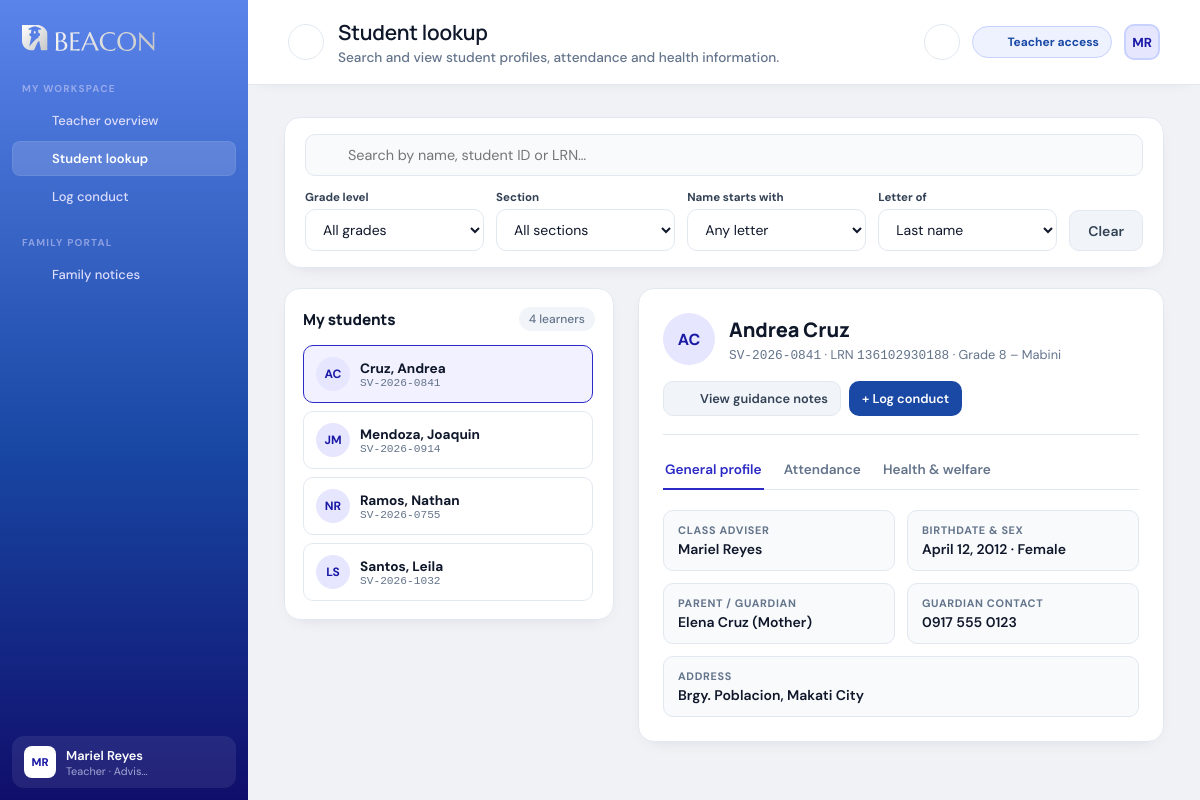
Page /student_search.php (signed in) on the committed database.
### tables this page shows
CREATE TABLE users (
    id                   INT UNSIGNED NOT NULL AUTO_INCREMENT PRIMARY KEY,
    role_id              TINYINT UNSIGNED NOT NULL,
    email                VARCHAR(190) NOT NULL,
    password_hash        VARCHAR(255) NOT NULL,
    first_name           VARCHAR(80)  NOT NULL,
    last_name            VARCHAR(80)  NOT NULL,
    title                VARCHAR(100) NULL,
    phone                VARCHAR(30)  NULL,
    status               ENUM('active','disabled') NOT NULL DEFAULT 'active',
    must_change_password TINYINT(1)   NOT NULL DEFAULT 0,
    last_login_at        DATETIME     NULL,
    last_seen_at         DATETIME     NULL,         
    created_by           INT UNSIGNED NULL,
    created_at           DATETIME     NOT NULL DEFAULT CURRENT_TIMESTAMP,
    updated_at           DATETIME     NOT NULL DEFAULT CURRENT_TIMESTAMP ON UPDATE CURRENT_TIMESTAMP,
    UNIQUE KEY uq_users_email (email),
    KEY idx_users_role (role_id),
    CONSTRAINT fk_users_role       FOREIGN KEY (role_id)    REFERENCES roles(id),
    CONSTRAINT fk_users_created_by FOREIGN KEY (created_by) REFERENCES users(id)
);

CREATE TABLE roles (
    id          TINYINT UNSIGNED NOT NULL PRIMARY KEY,
    code        VARCHAR(20)  NOT NULL,
    label       VARCHAR(50)  NOT NULL,
    UNIQUE KEY uq_roles_code (code)
);

CREATE TABLE students (
    id                INT UNSIGNED NOT NULL AUTO_INCREMENT PRIMARY KEY,
    student_no        VARCHAR(20)  NOT NULL,        
    lrn               CHAR(12)     NULL,
    first_name        VARCHAR(80)  NOT NULL,
    middle_name       VARCHAR(80)  NULL,
    last_name         VARCHAR(80)  NOT NULL,
    birthdate         DATE         NOT NULL,        
    sex               ENUM('F','M') NOT NULL,
    section_id        INT UNSIGNED NULL,
    address           VARCHAR(255) NULL,
    guardian_name     VARCHAR(120) NULL,
    guardian_relation VARCHAR(40)  NULL,
    guardian_contact  VARCHAR(30)  NULL,
    status            ENUM('enrolled','transferred','graduated','inactive') NOT NULL DEFAULT 'enrolled',
    created_at        DATETIME     NOT NULL DEFAULT CURRENT_TIMESTAMP,
    updated_at        DATETIME     NOT NULL DEFAULT CURRENT_TIMESTAMP ON UPDATE CURRENT_TIMESTAMP,
    UNIQUE KEY uq_students_no (student_no),
    UNIQUE KEY uq_students_lrn (lrn),
    KEY idx_students_section (section_id),
    KEY idx_students_name (last_name, first_name),
    CONSTRAINT fk_students_section FOREIGN KEY (section_id) REFERENCES sections(id) ON DELETE SET NULL
);

CREATE TABLE sections (
    id           INT UNSIGNED NOT NULL AUTO_INCREMENT PRIMARY KEY,
    grade_level  TINYINT UNSIGNED NOT NULL,
    name         VARCHAR(60)  NOT NULL,
    school_year  CHAR(9)      NOT NULL,             
    adviser_id   INT UNSIGNED NULL,
    UNIQUE KEY uq_sections (grade_level, name, school_year),
    CONSTRAINT fk_sections_adviser FOREIGN KEY (adviser_id) REFERENCES users(id)
);

### student_search.php (the view, shortened to what the rows shown need)
<?php
require __DIR__ . '/inc/bootstrap.php';
require __DIR__ . '/inc/layout.php';
$user = require_page('student_search');
$students = visible_students($user);
$selectedId = (int)query('id', 0);
$active = $selectedId ? find_student($user, $selectedId) : ($students[0] ?? null);
$activeId = $active ? (int)$active['id'] : 0;
if ($active) {
    $hasCase  = has_open_guidance_case($activeId);
    $canNotes = $hasCase && can('guidance.summary.read', $user);
}
$rosterTitle = $user['role'] === 'teacher' ? 'My students' : 'All enrolled students';
layout_start($user, 'search', 'Student lookup', 'Search and view student profiles, attendance and health information.');
?>
<?php if (!$students): ?>
    <div class="card"><div class="empty">No students to show yet<?= $user['role'] === 'teacher' ? ' — no section is assigned to you.' : '.' ?></div></div>
<?php else: ?>
<div class="lookup-grid">
    <div class="card" style="padding: 18px; margin-bottom: 0;">
        <div style="display: flex; justify-content: space-between; align-items: center; margin-bottom: 14px;">
            <div class="card-title" style="font-size: 0.95rem;"><?= e($rosterTitle) ?></div>
            <span class="badge badge-gray" id="studentCountBadge"><?= count($students) ?> learners</span>
        </div>
        <div id="studentList" class="roster">
            <?php foreach ($students as $s): $isActive = (int)$s['id'] === $activeId; ?>
                <a href="student_search.php?id=<?= (int)$s['id'] ?>"
                   class="roster-item<?= $isActive ? ' active' : '' ?>"
                   <?= $isActive ? 'aria-current="true"' : '' ?>
                   data-grade="<?= (int)$s['grade_level'] ?>" data-section="<?= (int)$s['section_id'] ?>"
                   data-first="<?= e(strtoupper(mb_substr($s['first_name'], 0, 1))) ?>" data-last="<?= e(strtoupper(mb_substr($s['last_name'], 0, 1))) ?>"
                   data-search="<?= e(strtolower(student_name($s) . ' ' . $s['last_name'] . ' ' . $s['student_no'] . ' ' . $s['lrn'])) ?>">
                    <div class="roster-avatar"><?= e(student_initials($s)) ?></div>
                    <div style="overflow: hidden;">
                        <strong><?= e($s['last_name'] . ', ' . $s['first_name']) ?></strong>
                        <span class="mono"><?= e($s['student_no']) ?><?= $user['role'] !== 'teacher' && $s['grade_level'] ? ' · G' . e($s['grade_level']) . ' ' . e($s['section_name']) : '' ?></span>
                    </div>
                </a>
            <?php endforeach; ?>
        </div>
    </div>
    <?php if ($active): ?>
    <div class="card" style="padding: 24px; margin-bottom: 0;">
        <div style="display: flex; justify-content: space-between; align-items: flex-start; gap: 16px; border-bottom: 1px solid var(--border); padding-bottom: 18px; margin-bottom: 20px; flex-wrap: wrap;">
            <div style="display: flex; gap: 14px; align-items: center;">
                <div class="roster-avatar" style="width: 52px; height: 52px; font-size: 1rem;"><?= e(student_initials($active)) ?></div>
                <div>
                    <h2 style="font-family: 'Manrope', sans-serif; font-size: 1.25rem; font-weight: 800; color: #0f172a; margin: 0;"><?= e(student_name($active)) ?></h2>
                    <p class="muted" style="font-size: 0.8rem; margin: 3px 0 0;">
                        <span class="mono"><?= e($active['student_no']) ?></span>
                        <?php if ($active['lrn']): ?> · LRN <span class="mono"><?= e($active['lrn']) ?></span><?php endif; ?>
                        <?php if ($active['grade_level']): ?> · Grade <?= e($active['grade_level']) ?> – <?= e($active['section_name']) ?><?php endif; ?>
                    </p>
                </div>
            </div>
            <div style="display: flex; gap: 8px; flex-wrap: wrap;">
                <?php if ($canNotes): ?>
                    <a class="btn btn-soft" href="student_search.php?id=<?= $activeId ?>&amp;notes=1" style="font-size: 0.8rem; padding: 8px 12px;"><?= icon('shield') ?> View guidance notes</a>
                <?php endif; ?>
                <?php if (can('incident.create', $user)): ?>
                    <a class="btn btn-primary" href="log_conduct.php?student_id=<?= $activeId ?>" style="font-size: 0.8rem; padding: 8px 12px;">+ Log conduct</a>
                <?php endif; ?>
            </div>
        </div>
        <div class="tabs" role="tablist">
            <button type="button" class="tab-btn active-tab" role="tab" data-tab="tab-general">General profile</button>
            <button type="button" class="tab-btn" role="tab" data-tab="tab-attendance">Attendance</button>
            <button type="button" class="tab-btn" role="tab" data-tab="tab-health">Health &amp; welfare</button>
        </div>
        <div id="tab-general" class="tab-content" role="tabpanel">
            <div class="form-grid" style="gap: 12px;">
                <div class="info-tile"><span class="k">Class adviser</span><span class="v"><?= e($active['adviser_first'] ? $active['adviser_first'] . ' ' . $active['adviser_last'] : '—') ?></span></div>
                <div class="info-tile"><span class="k">Birthdate &amp; sex</span><span class="v"><?= e(date('F j, Y', strtotime($active['birthdate']))) ?> · <?= $active['sex'] === 'F' ? 'Female' : 'Male' ?></span></div>
                <div class="info-tile"><span class="k">Parent / guardian</span><span class="v"><?= e($active['guardian_name'] ?: '—') ?><?= $active['guardian_relation'] ? ' (' . e($active['guardian_relation']) . ')' : '' ?></span></div>
                <div class="info-tile"><span class="k">Guardian contact</span><span class="v"><?= e($active['guardian_contact'] ?: '—') ?></span></div>
                <div class="info-tile span-2"><span class="k">Address</span><span class="v"><?= e($active['address'] ?: '—') ?></span></div>
            </div>
        </div>
    </div>
    <?php endif; ?>
</div>
<?php endif; ?>
<?php layout_end(); ?>

### inc/layout.php (shortened to what the rows shown need)
<?php
function icon(string $name): string {
    $paths = [
        'grid'      => '<rect x="4" y="4" width="6" height="6" rx="1.5"/><rect x="14" y="4" width="6" height="6" rx="1.5"/><rect x="4" y="14" width="6" height="6" rx="1.5"/><rect x="14" y="14" width="6" height="6" rx="1.5"/>',
        'search'    => '<circle cx="11" cy="11" r="6.5"/><path d="M20 20l-4.2-4.2"/>',
        'clipboard' => '<rect x="6" y="4.5" width="12" height="16" rx="2"/><path d="M9.5 4.5h5v2.5h-5zM9 11h6M9 15h4"/>',
        'shield'    => '<path d="M12 3l7 3v5c0 4.5-3 8.3-7 10-4-1.7-7-5.5-7-10V6l7-3z"/>',
        'users'     => '<circle cx="9" cy="8" r="3.5"/><path d="M3 20c0-3.3 2.7-6 6-6s6 2.7 6 6M16 4.6a3.5 3.5 0 0 1 0 6.8M21 20c0-2.8-1.9-5.1-4.5-5.8"/>',
        'heart'     => '<path d="M12 20s-7-4.4-7-10a4 4 0 0 1 7-2.6A4 4 0 0 1 19 10c0 5.6-7 10-7 10z"/>',
        'box'       => '<path d="M12 3l8 4.5v9L12 21l-8-4.5v-9L12 3zM4 7.5l8 4.5 8-4.5M12 12v9"/>',
        'bell'      => '<path d="M6 16V11a6 6 0 0 1 12 0v5l1.5 2h-15L6 16zM10 20a2 2 0 0 0 4 0"/>',
        'chart'     => '<path d="M4 20h16M7 16v-5M12 16V6M17 16v-8"/>',
        'key'       => '<circle cx="8" cy="15" r="4"/><path d="M11 12l8-8M16 7l2 2"/>',
        'logout'    => '<path d="M15 4h3a2 2 0 0 1 2 2v12a2 2 0 0 1-2 2h-3M10 16l4-4-4-4M14 12H4"/>',
        'panel'     => '<rect x="4" y="5" width="16" height="14" rx="2"/><path d="M10 5v14"/>',
    ];
    return '<svg class="ico" viewBox="0 0 24 24" aria-hidden="true">' . ($paths[$name] ?? '') . '</svg>';
}
function layout_start($user, $activeKey, $title, $subtitle = '', array $opts = []) {
    $active = NAV_ACTIVE_ALIASES[$activeKey] ?? $activeKey;
?>
<!DOCTYPE html>
<html lang="en">
<head>
    <link rel="stylesheet" href="./index.css">
</head>
<body class="role-<?= e($user['role']) ?>">
    <div class="system-analytics">
        <nav class="shell2" aria-label="Main">
<?php
    foreach (NAV as [$section, $label, $href, $page, $ico]) {
        if (!can(PAGES[$page], $user)) continue;
        $isActive = $page === $active;
        echo '<a class="nav-link' . ($isActive ? ' active' : '') . '" href="' . e($href) . '"' . ($isActive ? ' aria-current="page"' : '') . '>'
            . icon($ico) . '<span>' . e($label) . "</span></a>\n";
    }
?>
            <div class="sidebar-user">
                <div class="sidebar-user-info">
                    <div class="sidebar-user-name"><?= e($user['name']) ?></div>
                    <div class="sidebar-user-role"><?= e($user['title'] ?: $user['role_label']) ?></div>
                </div>
            </div>
        </nav>
        <div class="shell">
            <header class="header">
                <div class="header-left">
                    <div>
                        <h1 class="header-greeting"><?= e($title) ?></h1>
                    </div>
                </div>
                <div class="header-actions">
                    <?php if (!empty($opts['search'])): ?>
                        <label class="header-search">
                            <?= icon('search') ?>
                            <input type="search" id="<?= e($opts['search']['id'] ?? 'pageSearch') ?>" placeholder="<?= e($opts['search']['placeholder'] ?? 'Search this pageâ€¦') ?>" autocomplete="off" aria-label="<?= e($opts['search']['placeholder'] ?? 'Search this page') ?>">
                        </label>
                    <?php elseif (can('student.search', $user)): ?>
                        <a class="header-icon-btn" href="student_search.php" title="Search students"><?= icon('search') ?></a>
                    <?php endif; ?>
                    <span class="role-badge" title="You are signed in with <?= e($user['role_label']) ?> access"><?= icon(ROLE_ICONS[$user['role']] ?? 'users') ?><?= e($user['role_label']) ?> access</span>
                    <div class="user-avatar-pill" title="<?= e($user['name']) ?>"><?= e($user['initials']) ?></div>
                </div>
            </header>
            <main class="main-content">
<?php
}
function layout_end() {
?>
            </main>
        </div>
    </div>
</body>
</html>
<?php
}

### rows in the picture
users: title "Teacher · Advis…", role.label "Teacher", role.code "My students", first_name+last_name "Mariel Reyes"
students: student_initials($s) "AC", last_name+first_name "Cruz, Andrea", student_no "SV-2026-0841", student_initials($active) "AC", student_name($active) "Andrea Cruz", lrn "136102930188", birthdate "April 12, 2012", guardian_name "Elena Cruz", guardian_relation "Mother", guardian_contact "0917 555 0123", address "Brgy. Poblacion, Makati City"
students: student_initials($s) "JM", last_name+first_name "Mendoza, Joaquin", student_no "SV-2026-0914"
students: student_initials($s) "NR", last_name+first_name "Ramos, Nathan", student_no "SV-2026-0755"
students: student_initials($s) "LS", last_name+first_name "Santos, Leila", student_no "SV-2026-1032"
sections: grade_level "8", name "Mabini"

### other values in the picture
$section "MY WORKSPACE"
$label "Teacher overview"
$label "Student lookup"
$label "Log conduct"
$section "FAMILY PORTAL"
$label "Family notices"
$user['initials'] "MR"
$user['name'] "Mariel Reyes"
$title "Student lookup"
$subtitle "Search and view student profiles, attendance and health information."
count($students) "4"
form field value "All grades"
form field value "Any letter"
form field value "Last name"
